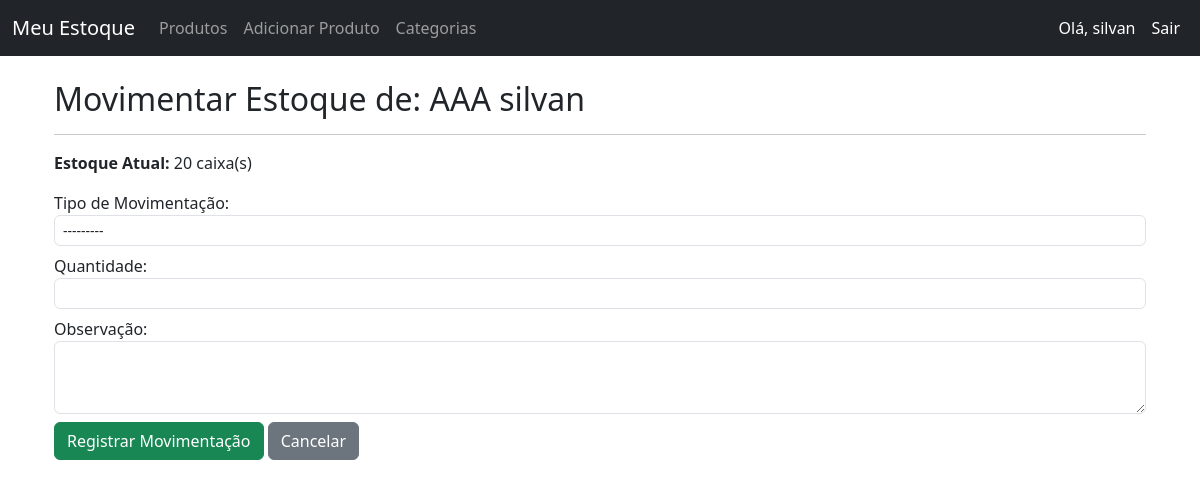
/estoque/produto/490/movimentar/ (signed in), run on the app's committed database.
### produtos/models.py (models this page shows, shortened)
class Produto(models.Model):
    UNIDADE_MEDIDA_CHOICES = [
        ('unidade(s)', 'Unidade(s)'),
        ('kg(s)', 'Quilograma(s) (kg)'),
        ('litro(s)', 'Litro(s) (L)'),
        ('metro(s)', 'Metro(s) (m)'),
        ('pacote(s)', 'Pacote(s)'),
        ('caixa(s)', 'Caixa(s)'),
        ('par(es)', 'Par(es)'),
        ('rolo(s)', 'Rolo(s)'),
        ('conjunto(s)', 'Conjunto(s)'),
        ('galão(ões)', 'Galão(ões)'),
        ('saco(s)', 'Saco(s)'),
    ]
    nome = models.CharField(max_length=200, verbose_name="Nome do Produto")
    descricao = models.TextField(blank=True, null=True, verbose_name="Descrição")
    codigo_sku = models.CharField(max_length=50, unique=True, verbose_name="Código SKU")
    categoria = models.ForeignKey(Categoria, on_delete=models.SET_NULL, null=True, related_name='produtos', verbose_name="Categoria")
    preco_custo = models.DecimalField(max_digits=10, decimal_places=2, verbose_name="Preço de Custo")
    preco_venda = models.DecimalField(max_digits=10, decimal_places=2, verbose_name="Preço de Venda")
    quantidade_estoque = models.IntegerField(default=0, verbose_name="Quantidade em Estoque")
    unidade_medida = models.CharField(
        max_length=50,
        choices=UNIDADE_MEDIDA_CHOICES, # <-- Usar as escolhas definidas
        default='unidade',
        verbose_name="Unidade de Medida"
    )
    localizacao_estoque = models.CharField(max_length=100, blank=True, null=True, verbose_name="Localização no Estoque")
    data_entrada = models.DateTimeField(auto_now_add=True, verbose_name="Data de Entrada")
    data_ultima_atualizacao = models.DateTimeField(auto_now=True, verbose_name="Última Atualização")
    fornecedor = models.CharField(max_length=100, blank=True, null=True, verbose_name="Fornecedor Principal")
    ativo = models.BooleanField(default=True, verbose_name="Produto Ativo")
    limite_estoque_minimo = models.IntegerField(default=5, verbose_name="Estoque Mínimo")
    limite_estoque_maximo = models.IntegerField(default=100, verbose_name="Estoque Máximo")
    imagem = models.ImageField(upload_to='produtos/', blank=True, null=True, verbose_name="Imagem do Produto")
    cadastrado_por = models.ForeignKey(User, on_delete=models.SET_NULL, null=True, blank=True, related_name='produtos_cadastrados', verbose_name="Cadastrado por")
    class Meta:
        verbose_name = "Produto"
        verbose_name_plural = "Produtos"
        ordering = ['nome']

### produtos/views.py (the view)
# urls.py: path('produto/<int:pk>/movimentar/', views.movimentar_estoque, name='movimentar_estoque'), # <--- URL para a movimentação
@login_required # Garante que apenas usuários logados podem acessar
def movimentar_estoque(request, pk):
    produto = get_object_or_404(Produto, pk=pk) # Busca o produto que será movimentado
    if request.method == 'POST':
        form = MovimentacaoEstoqueForm(request.POST)
        if form.is_valid():
            movimentacao = form.save(commit=False) # Não salva ainda, vamos adicionar mais dados
            movimentacao.produto = produto # Associa a movimentação ao produto
            movimentacao.responsavel = request.user # Associa a movimentação ao usuário logado
            tipo_movimentacao = movimentacao.tipo_movimentacao
            quantidade = movimentacao.quantidade
            if tipo_movimentacao == 'ENTRADA':
                produto.quantidade_estoque += quantidade
                messages.success(request, f'Entrada de {quantidade} unidades registrada para {produto.nome}.')
            elif tipo_movimentacao == 'SAIDA':
                if produto.quantidade_estoque >= quantidade:
                    produto.quantidade_estoque -= quantidade
                    messages.success(request, f'Saída de {quantidade} unidades registrada para {produto.nome}.')
                else:
                    messages.error(request, f'Erro: Não há estoque suficiente para registrar a saída de {quantidade} unidades de {produto.nome}. Estoque atual: {produto.quantidade_estoque}.')
                    return render(request, 'produtos/movimentar_estoque.html', {'form': form, 'produto': produto})
            elif tipo_movimentacao == 'AJUSTE':
                messages.warning(request, 'Ajustes de estoque podem ser complexos. Considere usar Entrada/Saída ou ajustar a quantidade diretamente na edição do produto para ajustes pontuais.')
                messages.info(request, 'Para um ajuste simples, adicione ou subtraia manualmente a quantidade no campo "Quantidade em Estoque" na edição do produto.')
                return redirect('detalhe_produto', pk=produto.pk) # Redireciona sem salvar a movimentação de ajuste complexa
            produto.save() # Salva a nova quantidade do produto
            movimentacao.save() # Salva o registro da movimentação no histórico
            return redirect('detalhe_produto', pk=produto.pk) # Redireciona para os detalhes do produto
        else:
            messages.error(request, 'Erro ao registrar movimentação. Por favor, corrija os erros do formulário.')
    else:
        form = MovimentacaoEstoqueForm()
    return render(request, 'produtos/movimentar_estoque.html', {'form': form, 'produto': produto})

### produtos/forms.py (shortened to what this page needs)
class MovimentacaoEstoqueForm(forms.ModelForm):
    class Meta:
        model = MovimentacaoEstoque
        fields = ['tipo_movimentacao', 'quantidade', 'observacao']
        widgets = {
            'observacao': forms.Textarea(attrs={'rows': 3}),
        }
    def __init__(self, *args, **kwargs):
        super().__init__(*args, **kwargs)
        for field_name, field in self.fields.items():
            field.widget.attrs['class'] = 'form-control'

### produtos/templates/produtos/movimentar_estoque.html (shortened to what this page needs)
{% extends 'base.html' %}
{% block content %}
    <div class="container mt-4">
        <h2>Movimentar Estoque de: {{ produto.nome }}</h2>
        <hr>
        <p><strong>Estoque Atual:</strong> {{ produto.quantidade_estoque }} {{ produto.unidade_medida }}</p>
        <form method="post">
            {{ form.as_p }}
            <button type="submit" class="btn btn-success">Registrar Movimentação</button>
            <a href="{% url 'detalhe_produto' produto.pk %}" class="btn btn-secondary">Cancelar</a>
        </form>
    </div>
{% endblock %}

### estoque_project/templates/base.html (shortened to what this page needs)
<!DOCTYPE html>
<html lang="pt-br">
<head>
    <link href="https://cdn.jsdelivr.net/npm/bootstrap@5.3.3/dist/css/bootstrap.min.css" rel="stylesheet">
    {% load static %}
    <link rel="stylesheet" href="{% static 'produtos/css/custom.css' %}">
</head>
<body>
    <nav class="navbar navbar-expand-lg navbar-dark bg-dark">
        <div class="container-fluid">
            <a class="navbar-brand" href="{% url 'lista_produtos' %}">Meu Estoque</a>
            <div class="collapse navbar-collapse" id="navbarNav">
                <ul class="navbar-nav me-auto mb-2 mb-lg-0">
                    <li class="nav-item">
                        <a class="nav-link" href="{% url 'lista_produtos' %}">Produtos</a>
                    </li>
                    <li class="nav-item">
                        <a class="nav-link" href="{% url 'criar_produto' %}">Adicionar Produto</a>
                    </li>
                    <li class="nav-item">
                        <a class="nav-link" href="{% url 'lista_categorias' %}">Categorias</a>
                    </li>
                </ul>
                <ul class="navbar-nav">
                    {% if user.is_authenticated %}
                        <li class="nav-item">
                            <span class="nav-link text-white">Olá, {{ user.username }}</span>
                        </li>
                        <li class="nav-item">
                        <form action="{% url 'logout' %}" method="post" class="d-inline">
                            <button type="submit" class="nav-link btn btn-link text-white" style="text-decoration: none;">Sair</button>
                        </form>
                        </li>
                    {% else %}
                        <li class="nav-item">
                            <a class="nav-link" href="{% url 'login' %}">Entrar</a>
                        </li>
                    {% endif %}
                </ul>
            </div>
        </div>
    </nav>
    <div class="container">
        {% block content %}
        {% endblock %}
    </div>
</body>
</html>

### produtos/static/produtos/css/custom.css (style rules this page uses)
.container form p { margin-bottom: 0.5rem; }
.container { margin-bottom: 3%; }
.form-control { padding: 0.25rem 0.5rem; font-size: 0.875rem; height: auto; }
textarea.form-control { min-height: 50px; }

### data on the page
Produto: nome "AAA silvan", quantidade_estoque "20", unidade_medida "caixa(s)"

### other printed values
{{ user.username }} "silvan"
